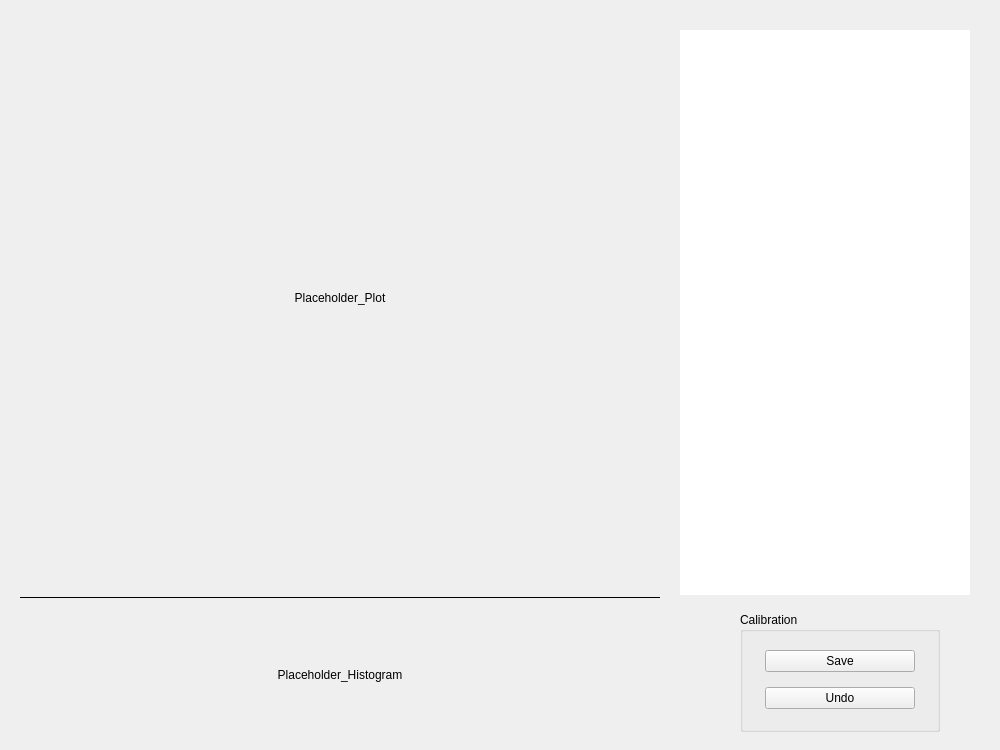
<?xml version="1.0" encoding="UTF-8"?>
<ui version="4.0">
 <class>CalibrationResult</class>
 <widget class="QWidget" name="CalibrationResult">
  <property name="geometry">
   <rect>
    <x>0</x>
    <y>0</y>
    <width>1000</width>
    <height>750</height>
   </rect>
  </property>
  <property name="sizePolicy">
   <sizepolicy hsizetype="MinimumExpanding" vsizetype="MinimumExpanding">
    <horstretch>0</horstretch>
    <verstretch>0</verstretch>
   </sizepolicy>
  </property>
  <property name="minimumSize">
   <size>
    <width>1000</width>
    <height>750</height>
   </size>
  </property>
  <property name="windowTitle">
   <string>Form</string>
  </property>
  <layout class="QGridLayout" name="gridLayout">
   <property name="leftMargin">
    <number>0</number>
   </property>
   <property name="topMargin">
    <number>0</number>
   </property>
   <property name="rightMargin">
    <number>0</number>
   </property>
   <property name="bottomMargin">
    <number>0</number>
   </property>
   <property name="spacing">
    <number>0</number>
   </property>
   <item row="0" column="2" rowspan="3">
    <spacer name="horizontalSpacer_3">
     <property name="orientation">
      <enum>Qt::Horizontal</enum>
     </property>
     <property name="sizeType">
      <enum>QSizePolicy::Fixed</enum>
     </property>
     <property name="sizeHint" stdset="0">
      <size>
       <width>30</width>
       <height>20</height>
      </size>
     </property>
    </spacer>
   </item>
   <item row="4" column="1" rowspan="4" colspan="2">
    <layout class="QGridLayout" name="gridLayout_2">
     <property name="leftMargin">
      <number>60</number>
     </property>
     <property name="topMargin">
      <number>15</number>
     </property>
     <property name="rightMargin">
      <number>60</number>
     </property>
     <property name="bottomMargin">
      <number>15</number>
     </property>
     <item row="0" column="0">
      <widget class="QGroupBox" name="groupBox">
       <property name="sizePolicy">
        <sizepolicy hsizetype="Fixed" vsizetype="Fixed">
         <horstretch>0</horstretch>
         <verstretch>0</verstretch>
        </sizepolicy>
       </property>
       <property name="minimumSize">
        <size>
         <width>200</width>
         <height>120</height>
        </size>
       </property>
       <property name="autoFillBackground">
        <bool>true</bool>
       </property>
       <property name="title">
        <string>Calibration</string>
       </property>
       <layout class="QGridLayout" name="gridLayout_3">
        <item row="1" column="1">
         <widget class="QPushButton" name="pushButton_undo">
          <property name="sizePolicy">
           <sizepolicy hsizetype="Fixed" vsizetype="Fixed">
            <horstretch>0</horstretch>
            <verstretch>0</verstretch>
           </sizepolicy>
          </property>
          <property name="minimumSize">
           <size>
            <width>150</width>
            <height>0</height>
           </size>
          </property>
          <property name="text">
           <string>Undo</string>
          </property>
         </widget>
        </item>
        <item row="0" column="1">
         <widget class="QPushButton" name="pushButton_save">
          <property name="minimumSize">
           <size>
            <width>150</width>
            <height>0</height>
           </size>
          </property>
          <property name="text">
           <string>Save</string>
          </property>
         </widget>
        </item>
       </layout>
      </widget>
     </item>
    </layout>
   </item>
   <item row="4" column="0" rowspan="4">
    <layout class="QGridLayout" name="gridLayout_4">
     <property name="sizeConstraint">
      <enum>QLayout::SetFixedSize</enum>
     </property>
     <property name="topMargin">
      <number>0</number>
     </property>
     <property name="bottomMargin">
      <number>0</number>
     </property>
     <property name="spacing">
      <number>0</number>
     </property>
     <item row="0" column="0">
      <spacer name="horizontalSpacer">
       <property name="orientation">
        <enum>Qt::Horizontal</enum>
       </property>
       <property name="sizeType">
        <enum>QSizePolicy::Fixed</enum>
       </property>
       <property name="sizeHint" stdset="0">
        <size>
         <width>20</width>
         <height>5</height>
        </size>
       </property>
      </spacer>
     </item>
     <item row="0" column="2">
      <spacer name="horizontalSpacer_4">
       <property name="orientation">
        <enum>Qt::Horizontal</enum>
       </property>
       <property name="sizeType">
        <enum>QSizePolicy::Fixed</enum>
       </property>
       <property name="sizeHint" stdset="0">
        <size>
         <width>20</width>
         <height>5</height>
        </size>
       </property>
      </spacer>
     </item>
     <item row="0" column="1">
      <widget class="Line" name="line">
       <property name="sizePolicy">
        <sizepolicy hsizetype="MinimumExpanding" vsizetype="Fixed">
         <horstretch>0</horstretch>
         <verstretch>0</verstretch>
        </sizepolicy>
       </property>
       <property name="minimumSize">
        <size>
         <width>0</width>
         <height>5</height>
        </size>
       </property>
       <property name="maximumSize">
        <size>
         <width>16777215</width>
         <height>5</height>
        </size>
       </property>
       <property name="frameShadow">
        <enum>QFrame::Plain</enum>
       </property>
       <property name="orientation">
        <enum>Qt::Horizontal</enum>
       </property>
      </widget>
     </item>
     <item row="1" column="0" colspan="3">
      <widget class="QLabel" name="plot_Histogram">
       <property name="sizePolicy">
        <sizepolicy hsizetype="MinimumExpanding" vsizetype="MinimumExpanding">
         <horstretch>0</horstretch>
         <verstretch>0</verstretch>
        </sizepolicy>
       </property>
       <property name="minimumSize">
        <size>
         <width>600</width>
         <height>150</height>
        </size>
       </property>
       <property name="text">
        <string>Placeholder_Histogram</string>
       </property>
       <property name="alignment">
        <set>Qt::AlignCenter</set>
       </property>
      </widget>
     </item>
    </layout>
   </item>
   <item row="2" column="1">
    <widget class="QTableView" name="tableView_Results">
     <property name="sizePolicy">
      <sizepolicy hsizetype="Preferred" vsizetype="Expanding">
       <horstretch>0</horstretch>
       <verstretch>0</verstretch>
      </sizepolicy>
     </property>
     <property name="minimumSize">
      <size>
       <width>0</width>
       <height>559</height>
      </size>
     </property>
     <property name="frameShape">
      <enum>QFrame::NoFrame</enum>
     </property>
    </widget>
   </item>
   <item row="0" column="0" rowspan="3">
    <widget class="QLabel" name="plot_Residual">
     <property name="sizePolicy">
      <sizepolicy hsizetype="MinimumExpanding" vsizetype="MinimumExpanding">
       <horstretch>0</horstretch>
       <verstretch>0</verstretch>
      </sizepolicy>
     </property>
     <property name="minimumSize">
      <size>
       <width>600</width>
       <height>300</height>
      </size>
     </property>
     <property name="text">
      <string>Placeholder_Plot</string>
     </property>
     <property name="alignment">
      <set>Qt::AlignCenter</set>
     </property>
    </widget>
   </item>
   <item row="1" column="1">
    <spacer name="verticalSpacer">
     <property name="orientation">
      <enum>Qt::Vertical</enum>
     </property>
     <property name="sizeType">
      <enum>QSizePolicy::Fixed</enum>
     </property>
     <property name="sizeHint" stdset="0">
      <size>
       <width>20</width>
       <height>30</height>
      </size>
     </property>
    </spacer>
   </item>
  </layout>
 </widget>
 <resources/>
 <connections/>
</ui>
